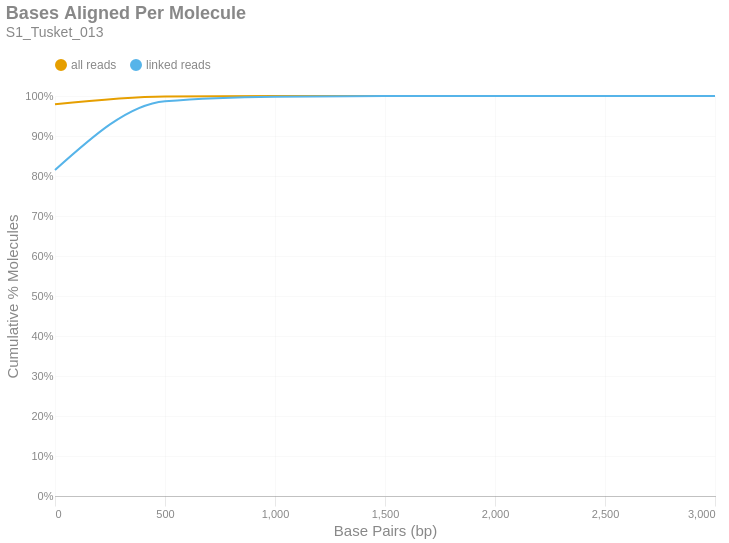

Notebook code for this chart:
### Markdown cell above
### Bases Aligned Per Molecule
This is a cumulative frequency distribution showing the number of base pairs aligned per unique molecule. These data are shown in 500 bp bins. There are two distributions: one with `all reads` (yellow) and another with only `linked reads` (blue). The percent of molecules in the `linked reads` distribution is relative to the total number of linked molecules.

### Code cell
if SKIPLR:
    print_html(f"Skipped")
else:
    binned_df = consolidated_hist(valids['aligned_bp'], mask, 500, True)
    with SafeRender(binned_df):
        (
            density_plot(binned_df, 'Bases Aligned Per Molecule', samplename, 'basesper')
            .encode(
                x=alt.X('bin:Q', title="Base Pairs (bp)").axis(tickMinStep=500).scale(padding=0),
                y=alt.Y('value:Q', title='Cumulative % Molecules')
                    .axis(format='%')
                    .scale(domain = [0,1])
                    .stack(False),
                color=alt.Color("key:N").scale(domain = ["all reads", "linked reads"]),
                tooltip = [
                    alt.Tooltip("key:N", title = "Data Type"),
                    alt.Tooltip("range_label:N", title="Bases Aligned Per Molecule"),
                    alt.Tooltip("value:Q", format = ".2%", title="% Molecules (Cum.)")
                ]
            )
        ).display()

### Figure 1 — Vega-Lite specification as saved in the notebook (floating-point values rounded to 4 significant figures)
{"width": "container", "height": 400, "config": {"title": {"anchor": "start", "dy": -15, "fontSize": 18, "color": "#888888", "subtitleColor": "#888888", "subtitleFontSize": 14}, "arc": {"fill": "#0072B2"}, "axis": {"domainColor": "#888888", "domainWidth": 0.5, "gridWidth": 0.2, "grid": false, "titleFontWeight": 400, "titleFontSize": 15, "labelFontSize": 11, "labelColor": "#888888", "tickColor": "#888888", "tickWidth": 0.2, "titleColor": "#888888"}, "axisBand": {"grid": false}, "axisX": {"grid": true, "tickSize": 10, "domainCap": "round"}, "axisY": {"domain": false, "grid": true, "tickSize": 0, "domainCap": "round"}, "background": "transparent", "header": {"labelFontSize": 15, "labelColor": "#888888", "titleFontSize": 15, "titleFontWeight": 600, "titleColor": "#888888"}, "legend": {"labelFont": "sans-serif", "labelFontSize": 12, "labelColor": "#888888", "symbolSize": 100, "symbolType": "circle", "titleFontSize": 12, "titlePadding": 10, "titleColor": "#888888", "title": null, "orient": "top"}, "range": {"category": ["#E69F00", "#56B4E9", "#009E73", "#F0E442", "#0072B2", "#D55E00", "#CC79A7", "#000000"], "diverging": ["#cfe8f3", "#a2d4ec", "#73bfe2", "#46abdb", "#1696d2", "#12719e"]}, "area": {"fill": "#0072B2", "fillOpacity": 0.7, "line": true, "strokeOpacity": 0.7}, "line": {"color": "#0072B2", "stroke": "#0072B2", "strokeWidth": 2}, "trail": {"color": "#0072B2", "stroke": "#0072B2", "strokeWidth": 0, "size": 1}, "point": {"filled": true, "fillOpacity": 1.0, "size": 95}, "text": {"color": "#888888", "fontSize": 11, "align": "right", "fontWeight": 400, "size": 11}, "bar": {"fill": "#0072B2", "stroke": null}, "view": {"stroke": null, "continuousWidth": 660, "continuousHeight": 400}}, "data": {"name": "data-9a1e618de34aed6053f3a2c2a0f241fe"}, "mark": {"type": "line", "interpolate": "monotone", "point": {"opacity": 0, "size": 275}}, "encoding": {"color": {"field": "key", "scale": {"domain": ["all reads", "linked reads"]}, "type": "nominal"}, "tooltip": [{"field": "key", "title": "Data Type", "type": "nominal"}, {"field": "range_label", "title": "Bases Aligned Per Molecule", "type": "nominal"}, {"field": "value", "format": ".2%", "title": "% Molecules (Cum.)", "type": "quantitative"}], "x": {"axis": {"tickMinStep": 500}, "field": "bin", "scale": {"padding": 0}, "title": "Base Pairs (bp)", "type": "quantitative"}, "y": {"axis": {"format": "%"}, "field": "value", "scale": {"domain": [0, 1]}, "stack": false, "title": "Cumulative % Molecules", "type": "quantitative"}}, "params": [{"name": "param_c36ac31b6afebe62", "select": {"type": "point", "fields": ["key"]}, "bind": "legend"}], "title": {"text": "Bases Aligned Per Molecule", "subtitle": "S1_Tusket_013"}, "transform": [{"fold": ["all reads (cumsum)", "linked reads (cumsum)"]}, {"calculate": "replace(datum.key, ' (cumsum)', '')", "as": "key"}, {"filter": {"param": "param_c36ac31b6afebe62"}}], "usermeta": {"embedOptions": {"downloadFileName": "S1_Tusket_013.basesper"}}, "$schema": "https://vega.github.io/schema/vega-lite/v6.1.0.json", "datasets": {"data-9a1e618de34aed6053f3a2c2a0f241fe": [{"bin": "0.0", "interval": "0.0-500.0", "all reads": 0.9795, "linked reads": 0.8149, "all reads (cumsum)": 0.9795, "linked reads (cumsum)": 0.8149, "range_label": "0-499"}, {"bin": "500.0", "interval": "500.0-1000.0", "all reads": 0.01907, "linked reads": 0.1721, "all reads (cumsum)": 0.9986, "linked reads (cumsum)": 0.987, "range_label": "500-999"}, {"bin": "1000.0", "interval": "1000.0-1500.0", "all reads": 0.001254, "linked reads": 0.01142, "all reads (cumsum)": 0.9998, "linked reads (cumsum)": 0.9984, "range_label": "1000-1499"}, {"bin": "1500.0", "interval": "1500.0-2000.0", "all reads": 0.0001495, "linked reads": 0.001385, "all reads (cumsum)": 1.0, "linked reads (cumsum)": 0.9998, "range_label": "1500-1999"}, {"bin": "2000.0", "interval": "2000.0-2500.0", "all reads": 1.817e-05, "linked reads": 0.0001685, "all reads (cumsum)": 1.0, "linked reads (cumsum)": 1.0, "range_label": "2000-2499"}, {"bin": "2500.0", "interval": "2500.0-3000.0", "all reads": 2.507e-06, "linked reads": 2.341e-05, "all reads (cumsum)": 1.0, "linked reads (cumsum)": 1.0, "range_label": "2500-2999"}, {"bin": "3000.0", "interval": "3000.0-3500.0", "all reads": 6.267e-07, "linked reads": 5.852e-06, "all reads (cumsum)": 1.0, "linked reads (cumsum)": 1.0, "range_label": "3000-3499"}]}}
